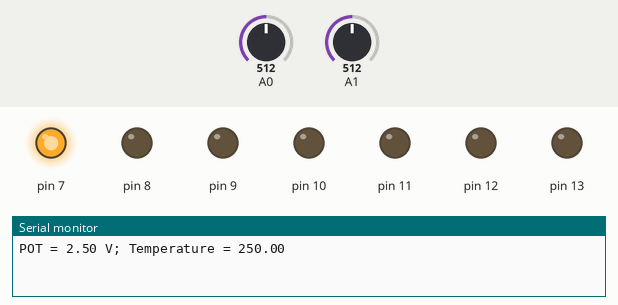
Simulated run of this sketch. Board: Arduino Uno, built with avr-gcc and run on an emulated ATmega328P. Shown: output pins drawn as LEDs (lit = HIGH), the last lines printed to the serial monitor. The inputs (shaded band) are chosen by the test bench; at power-on: A0 = 512, A1 = 512.

Above: at 0.6 s.
At 3.2 s:
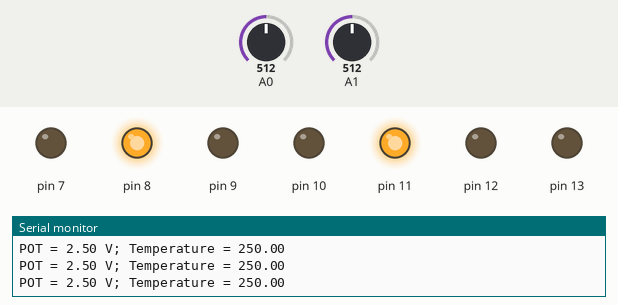
At 4.5 s:
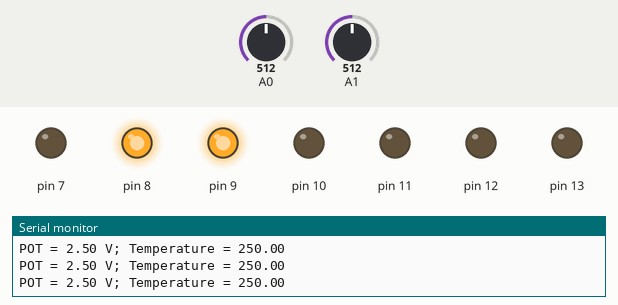
At 7.1 s:
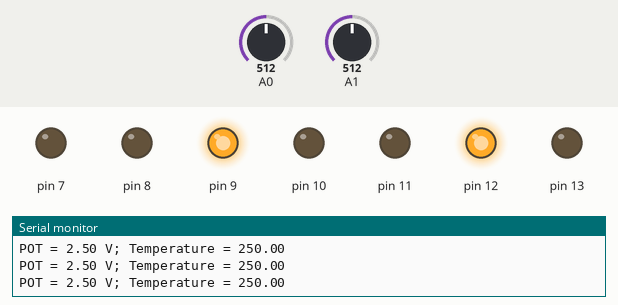
At 11.0 s:
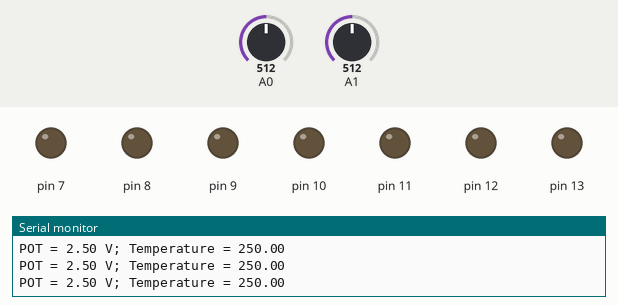
At 14.9 s:
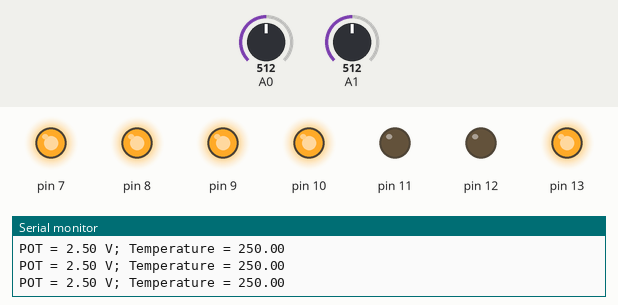
Timing chart, 0 to 16.9 s (numbered marks = the images above):
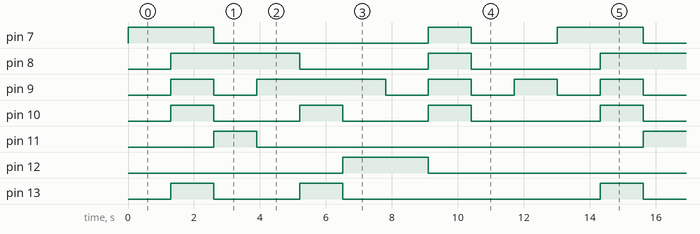

The sketch:

task3.ino
```cpp
void setup() {
  // put your setup code here, to run once:
  for (int i = 7; i <= 13; i++)
    pinMode(i,OUTPUT);

  Serial.begin(9600);
}

String Number[] = {"1000000", "1111001", "0100100", "0110000", "0011001", "0010010", "0000010", "1111000", "0000000", "0010000"};
int a = 0;

void loop() {
  // put your main code here, to run repeatedly:
  if (a == 10)
    a = 0;

  for (int i = 7; i <= 13; i++)
    digitalWrite(i, String(Number[a][i - 7]).toInt());
    delay(300);
    a++;

  float pot = analogRead(A0);
  float vol = pot * 5 / 1024;

  float lm35 = analogRead(A1);
  float vol_lm35 = lm35 * 5 /1024;
  float temp_lm35 = vol_lm35 * 100;

  Serial.println("POT = " + String(vol) + " V; " + "Temperature = " + String(temp_lm35));
  delay(1000);
}
```

Measured:
- by itself, pin 7: repeats every 13.0 s: LOW 6.5 s, HIGH 1.3 s, LOW 2.6 s, HIGH 2.6 s
- by itself, pin 8: repeats every 13.0 s: LOW 3.9 s, HIGH 1.3 s, LOW 3.9 s, HIGH 3.9 s
- by itself, pin 9: repeats every 13.0 s: LOW 1.3 s, HIGH 3.9 s, 3 × (LOW 1.3 s, HIGH 1.3 s)
- by itself, pin 10: repeats every 13.0 s: 2 × (LOW 2.6 s, HIGH 1.3 s), LOW 3.9 s, HIGH 1.3 s
- by itself, pin 11: alternates HIGH for 1.3 s and LOW for 11.7 s
- by itself, pin 12: alternates HIGH for 2.6 s and LOW for 10.4 s
- by itself, pin 13: repeats every 13.0 s: LOW 2.6 s, HIGH 1.3 s, LOW 7.8 s, HIGH 1.3 s
